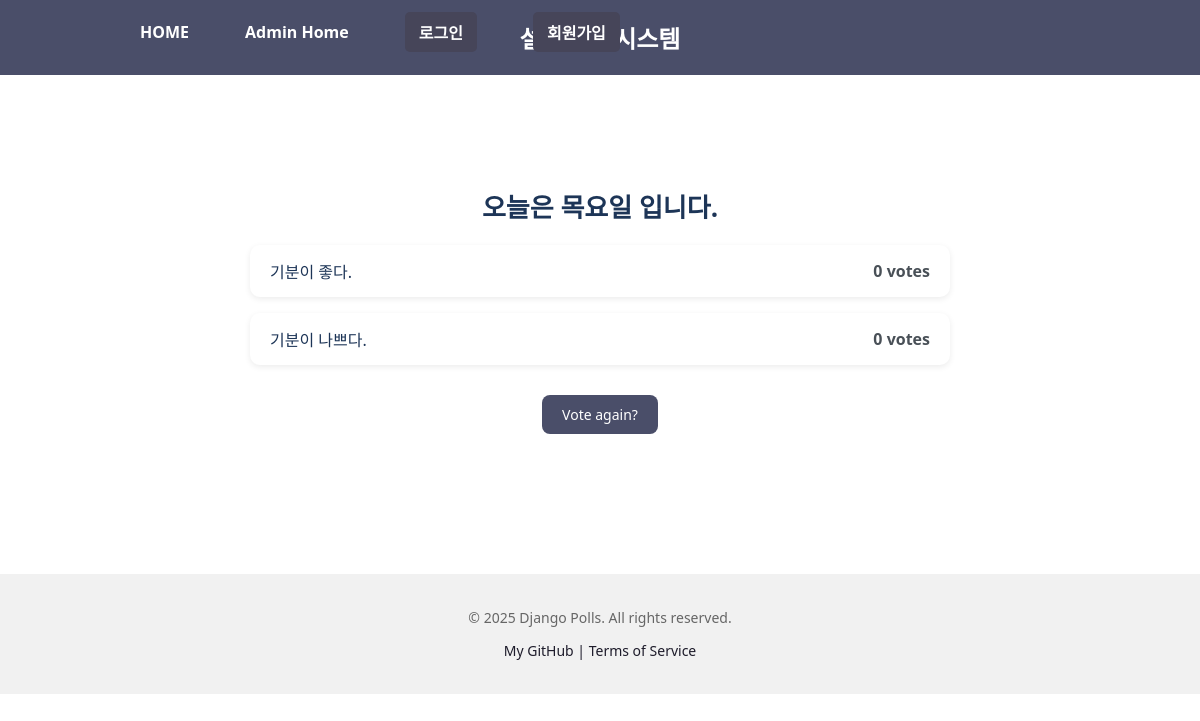
Before: /polls/1/results/ with the older database file.
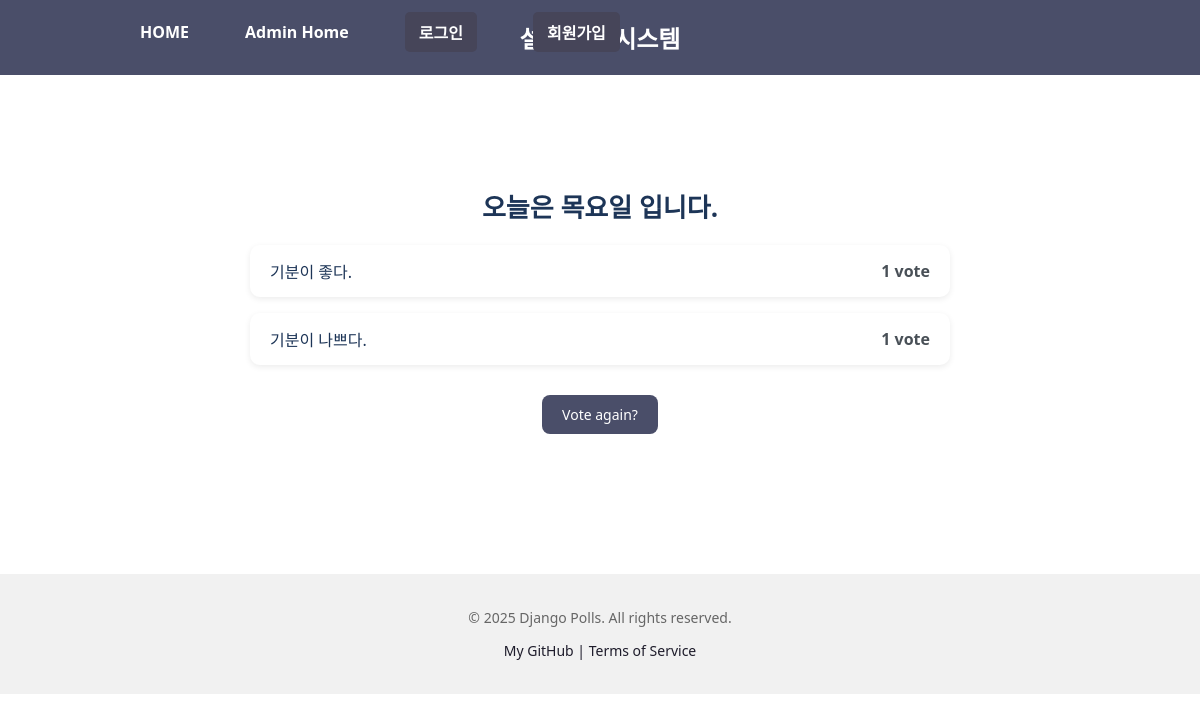
After: the same page with the newer database file.
### polls/models.py (models this page shows, shortened)
class Choice(models.Model):
    question = models.ForeignKey(Question, on_delete = models.CASCADE)
    choice_text = models.CharField(max_length=200)
    votes = models.IntegerField(default=0)

### polls/views.py (the view)
# urls.py: path("<int:pk>/results/", views.ResultsView.as_view(), name="results"),
class ResultsView(generic.DetailView):
    model = Question
    template_name = "polls/results.html"
    context_object_name = "question"

### templates/polls/results.html
{% extends "polls/base.html" %}
{% load static %}
{% block content %}
<link rel="stylesheet" href="{% static 'polls/results.css' %}">
<div class="results-container">
    <h2 class="question-title">{{ question.question_text }}</h2>
    <ul class="result-list">
        {% for choice in question.choice_set.all %}
            <li>
                <span class="choice-text">{{ choice.choice_text }}</span>
                <span class="vote-count">{{ choice.votes }} vote{{ choice.votes|pluralize }}</span>
            </li>
        {% endfor %}
    </ul>
    <div class="vote-again">
        <a href="{% url 'polls:detail' question.id %}" class="vote-again-btn">Vote again?</a>
    </div>
</div>
{% endblock %}

Changed rows visible on the page:
changed Choice "기분이 좋다.": votes "0" → "1"
changed Choice "기분이 나쁘다.": votes "0" → "1"
